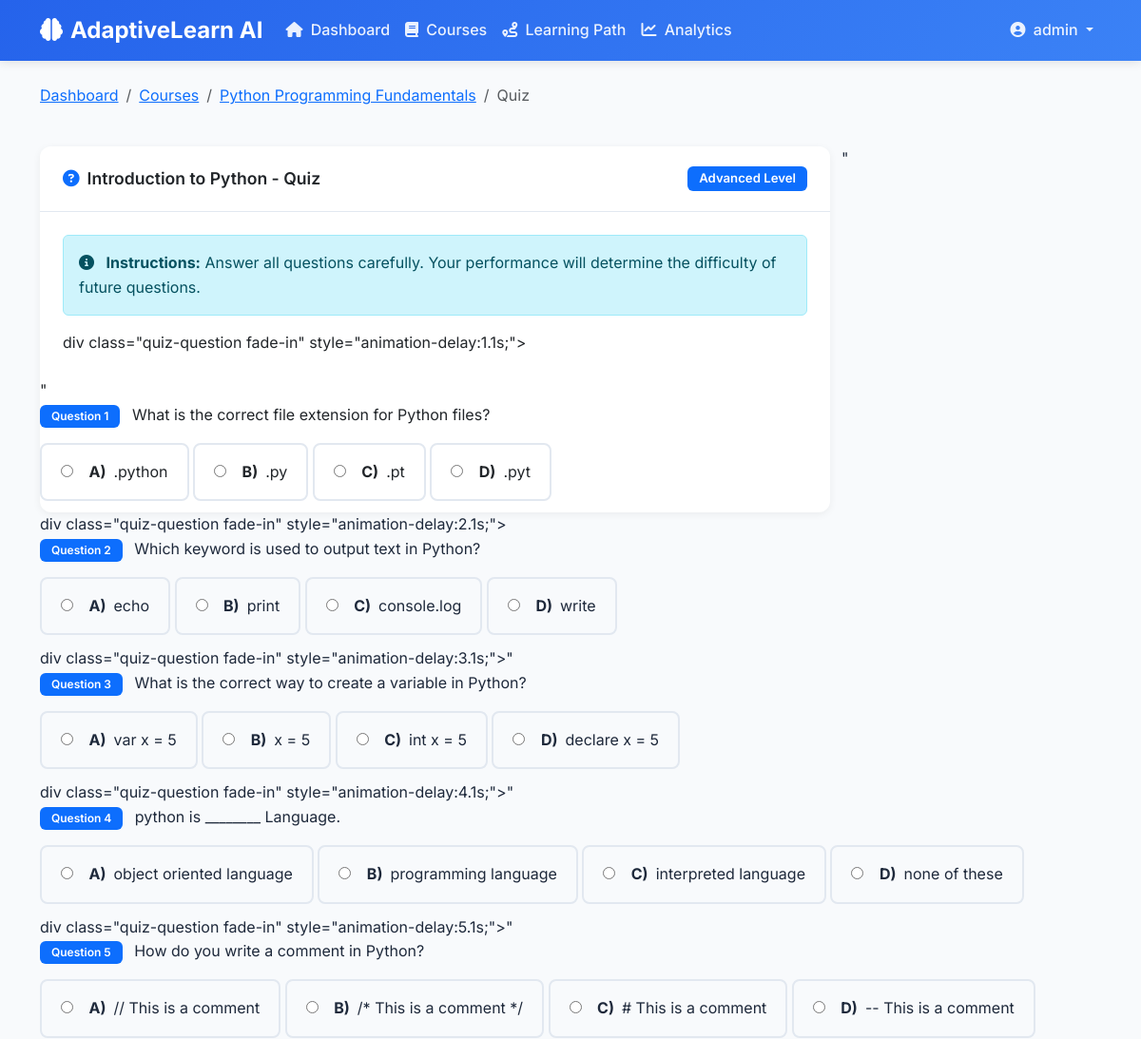
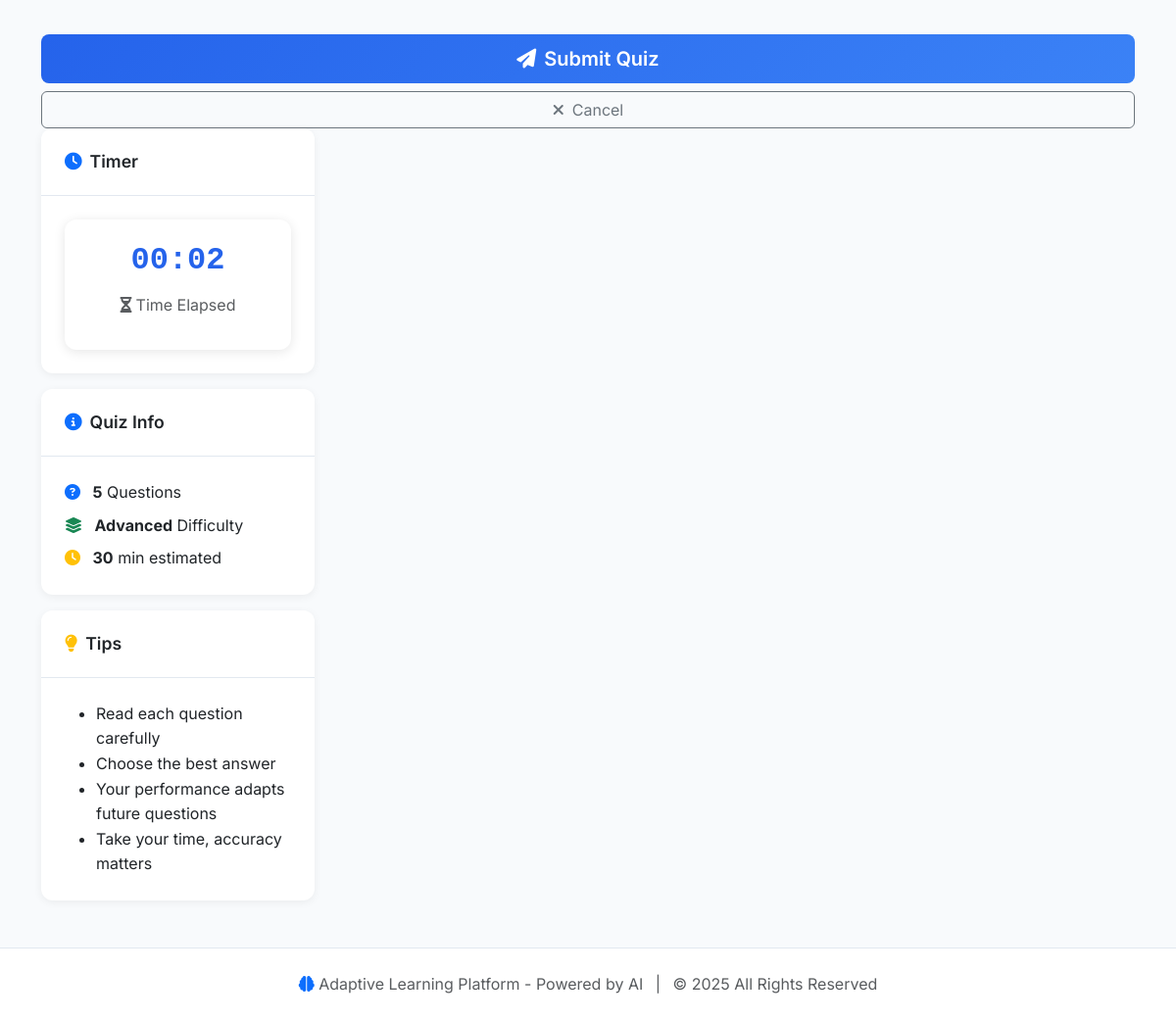
The app's page /quiz/1/start/ (signed in), older data (2 pictures, top to bottom).
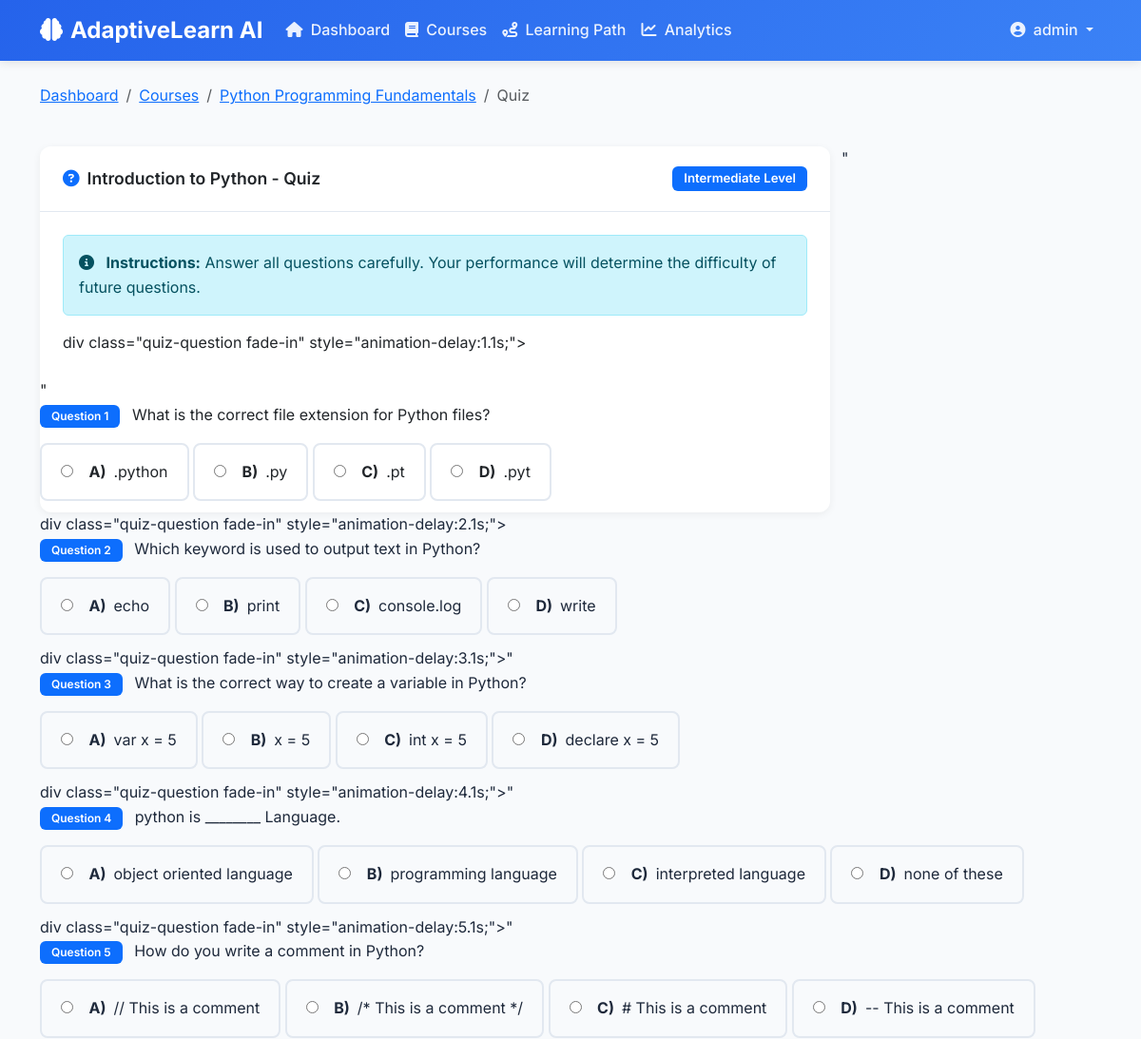
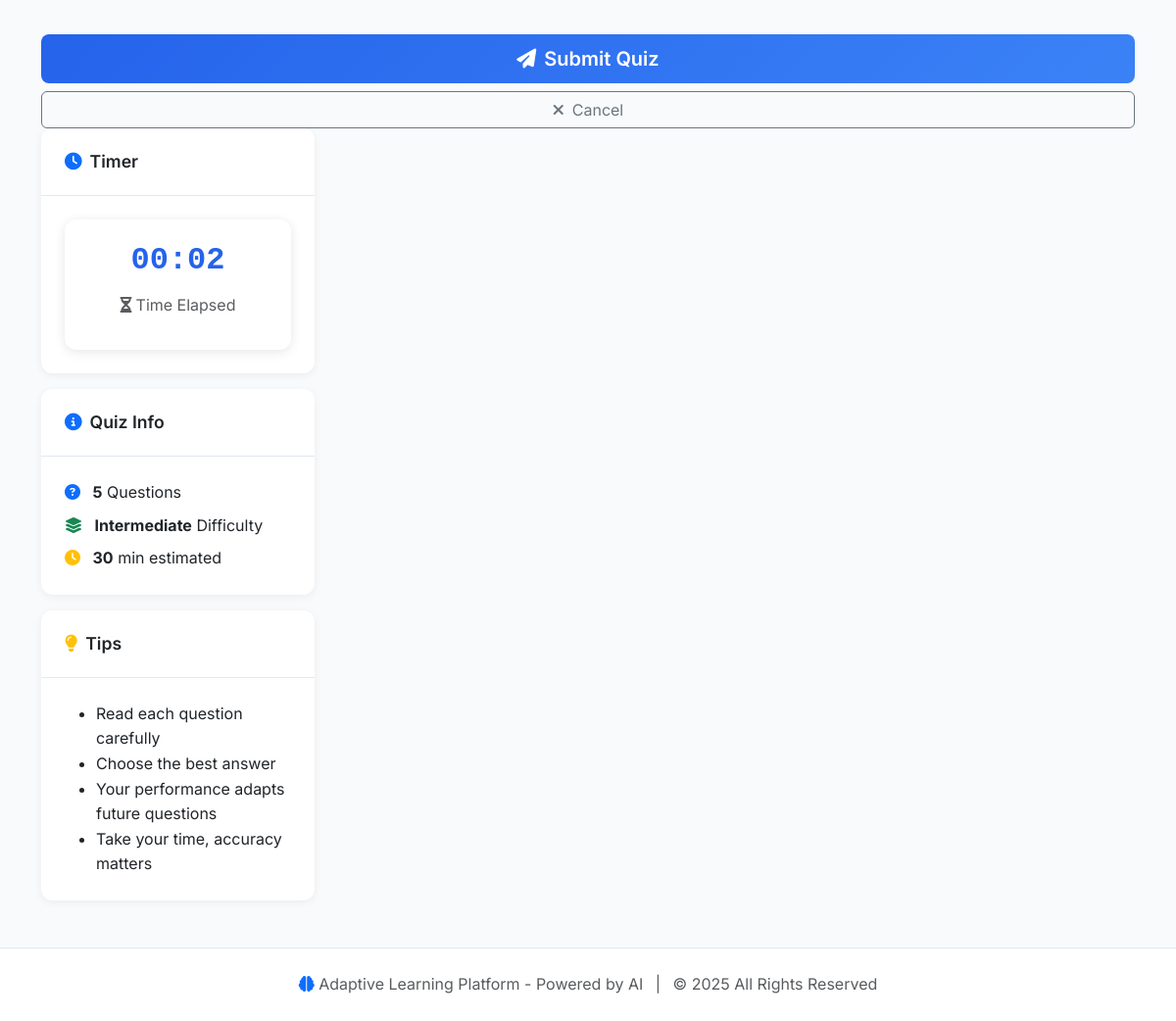
The same page, newer data (2 pictures, top to bottom).
### courses/models.py (models this page shows, shortened)
class Module(models.Model):
    DIFFICULTY_CHOICES = [
        ("beginner", "Beginner"),
        ("intermediate", "Intermediate"),
        ("advanced", "Advanced"),
    ]
    course = models.ForeignKey(Course, on_delete=models.CASCADE, related_name="modules")
    title = models.CharField(max_length=200)
    description = models.TextField()
    difficulty_level = models.CharField(
        max_length=20, choices=DIFFICULTY_CHOICES, default="beginner"
    )
    order = models.IntegerField(default=0, help_text="Sequence within difficulty level")
    prerequisite_module = models.ForeignKey(
        "self",
        on_delete=models.SET_NULL,
        null=True,
        blank=True,
        related_name="dependent_modules",
        help_text="Module that must be completed first",
    )
    estimated_minutes = models.IntegerField(
        default=30, help_text="Estimated time to complete"
    )
    created_at = models.DateTimeField(auto_now_add=True)
    class Meta:
        ordering = ["difficulty_level", "order"]
    def is_locked_for_user(self, user):
        if not self.prerequisite_module:
            return False
        return not UserProgress.objects.filter(
            user=user, module=self.prerequisite_module, completed=True
        ).exists()

class Course(models.Model):
    title = models.CharField(max_length=200)
    description = models.TextField()
    created_at = models.DateTimeField(auto_now_add=True)
    image_url = models.URLField(
        blank=True, null=True, help_text="Optional course image"
    )

class UserProgress(models.Model):
    user = models.ForeignKey(User, on_delete=models.CASCADE)
    module = models.ForeignKey(Module, on_delete=models.CASCADE)
    completed = models.BooleanField(default=False)
    current_level = models.CharField(
        max_length=20, choices=Module.DIFFICULTY_CHOICES, default="beginner"
    )
    last_accessed = models.DateTimeField(auto_now=True)
    score = models.IntegerField(default=0, help_text="Best score achieved (0-100)")
    attempts = models.IntegerField(default=0, help_text="Number of quiz attempts")
    time_spent_minutes = models.IntegerField(
        default=0, help_text="Total time spent on this module"
    )
    class Meta:
        unique_together = ["user", "module"]
        verbose_name_plural = "User Progress"

class Question(models.Model):
    QUESTION_TYPE_CHOICES = [
        ("mcq", "Multiple Choice"),
        ("true_false", "True/False"),
    ]
    module = models.ForeignKey(
        Module, on_delete=models.CASCADE, related_name="questions"
    )
    question_text = models.TextField()
    question_type = models.CharField(
        max_length=20, choices=QUESTION_TYPE_CHOICES, default="mcq"
    )
    option_a = models.CharField(max_length=500)
    option_b = models.CharField(max_length=500)
    option_c = models.CharField(max_length=500, blank=True, null=True)
    option_d = models.CharField(max_length=500, blank=True, null=True)
    correct_answer = models.CharField(max_length=1, help_text="A, B, C, or D")
    difficulty_score = models.IntegerField(
        default=50, help_text="1-100, higher = harder"
    )
    explanation = models.TextField(
        blank=True, help_text="Explanation shown after answering"
    )
    tags = models.CharField(
        max_length=200, blank=True, help_text="Comma-separated skill tags"
    )
    order = models.IntegerField(default=0)
    class Meta:
        ordering = ["order"]

### courses/views.py (the view)
# urls.py: path("quiz/<int:module_id>/start/", views.quiz_start, name="quiz_start"),
@login_required
def quiz_start(request, module_id):
    module = get_object_or_404(Module, id=module_id)
    if module.is_locked_for_user(request.user):
        return redirect("course_detail", course_id=module.course.id)
    try:
        progress = UserProgress.objects.get(user=request.user, module=module)
        current_level = progress.current_level
    except UserProgress.DoesNotExist:
        current_level = "beginner"
    difficulty_scores = {
        "beginner": (1, 50),
        "intermediate": (51, 75),
        "advanced": (76, 100),
    }
    min_diff, max_diff = difficulty_scores.get(current_level, (1, 50))
    questions = Question.objects.filter(
        module=module, difficulty_score__gte=min_diff, difficulty_score__lte=max_diff
    ).order_by("?")[:10]  # Limit to 10 questions per quiz
    if not questions.exists():
        questions = module.questions.order_by("?")[:10]
    request.session["quiz_start_time"] = timezone.now().isoformat()
    request.session["quiz_module_id"] = module.id
    context = {
        "module": module,
        "questions": questions,
        "current_level": current_level,
        "total_questions": questions.count(),
    }
    return render(request, "courses/quiz.html", context)

### templates/courses/quiz.html (shortened to what this page needs)
{% extends 'courses/base.html' %}
{% block content %}
<div class="row mb-4">
    <div class="col-12">
        <nav aria-label="breadcrumb">
            <ol class="breadcrumb">
                <li class="breadcrumb-item"><a href="{% url 'courses:dashboard' %}">Dashboard</a></li>
                <li class="breadcrumb-item"><a href="{% url 'courses:course_list' %}">Courses</a></li>
                <li class="breadcrumb-item"><a href="{% url 'courses:course_detail' module.course.id %}">{{ module.course.title }}</a></li>
                <li class="breadcrumb-item active">Quiz</li>
            </ol>
        </nav>
    </div>
</div>
<div class="row">
    <div class="col-lg-9">
        <div class="card">
            <div class="card-header d-flex justify-content-between align-items-center">
                <span>
                    <i class="fas fa-question-circle text-primary me-2"></i>{{ module.title }} - Quiz
                </span>
                <span class="badge bg-primary">{{ current_level|title }} Level</span>
            </div>
            <div class="card-body">
                <form method="post" action="{% url 'courses:quiz_submit' module.id %}">
                    <div class="alert alert-info">
                        <i class="fas fa-info-circle me-2"></i>
                        <strong>Instructions:</strong> Answer all questions carefully. Your performance will determine the difficulty of future questions.
                    </div>
                    {% for question in questions %}
                        div class="quiz-question fade-in" style="animation-delay:{{forloop.counter}}.1s;"></div>"
                            <p class="question-text">
                                <span class="badge bg-primary me-2">Question {{ forloop.counter }}</span>
                                {{ question.question_text }}
                            </p>
                            <div class="quiz-options">
                                <label class="quiz-option">
                                    <input type="radio" name="question_{{ question.id }}" value="A" required>
                                    <span class="fw-bold me-2">A)</span>{{ question.option_a }}
                                </label>
                                <label class="quiz-option">
                                    <input type="radio" name="question_{{ question.id }}" value="B">
                                    <span class="fw-bold me-2">B)</span>{{ question.option_b }}
                                </label>
                                {% if question.option_c %}
                                    <label class="quiz-option">
                                        <input type="radio" name="question_{{ question.id }}" value="C">
                                        <span class="fw-bold me-2">C)</span>{{ question.option_c }}
                                    </label>
                                {% endif %}
                                {% if question.option_d %}
                                    <label class="quiz-option">
                                        <input type="radio" name="question_{{ question.id }}" value="D">
                                        <span class="fw-bold me-2">D)</span>{{ question.option_d }}
                                    </label>
                                {% endif %}
                            </div>
                        </div>
                    {% endfor %}
                    <div class="d-grid gap-2 mt-4">
                        <button type="submit" class="btn btn-primary btn-lg">
                            <i class="fas fa-paper-plane me-2"></i>Submit Quiz
                        </button>
                        <a href="{% url 'courses:module_detail' module.id %}" class="btn btn-outline-secondary">
                            <i class="fas fa-times me-2"></i>Cancel
                        </a>
                    </div>
    <div class="col-lg-3">
        <div class="card">
            <div class="card-header">
                <i class="fas fa-clock text-primary me-2"></i>Timer
            </div>
            <div class="card-body">
                <div class="quiz-timer">
                    <div class="timer-display" id="timer">00:00</div>
                    <p class="text-muted mt-2">
                        <i class="fas fa-hourglass-half me-1"></i>Time Elapsed
                    </p>
                </div>
            </div>
        </div>
        <div class="card mt-3">
            <div class="card-header">
                <i class="fas fa-info-circle text-primary me-2"></i>Quiz Info
            </div>
            <div class="card-body">
                <ul class="list-unstyled mb-0">
                    <li class="mb-2">
                        <i class="fas fa-question-circle text-primary me-2"></i>
                        <strong>{{ total_questions }}</strong> Questions
                    </li>
                    <li class="mb-2">
                        <i class="fas fa-layer-group text-success me-2"></i>
                        <strong>{{ current_level|title }}</strong> Difficulty
                    </li>
                    <li class="mb-0">
                        <i class="fas fa-clock text-warning me-2"></i>
                        <strong>{{ module.estimated_minutes }}</strong> min estimated
                    </li>
                </ul>
            </div>
        </div>
        <div class="card mt-3">
            <div class="card-header">
                <i class="fas fa-lightbulb text-warning me-2"></i>Tips
            </div>
            <div class="card-body">
                <ul class="mb-0">
                    <li>Read each question carefully</li>
                    <li>Choose the best answer</li>
                    <li>Your performance adapts future questions</li>
                    <li>Take your time, accuracy matters</li>
                </ul>
            </div>
        </div>
    </div>
{% endblock %}

### templates/courses/base.html (shortened to what this page needs)
<!DOCTYPE html>
<html lang="en">
<head>
    <link href="https://cdn.jsdelivr.net/npm/bootstrap@5.3.2/dist/css/bootstrap.min.css" rel="stylesheet">
    <link rel="stylesheet" href="https://cdnjs.cloudflare.com/ajax/libs/font-awesome/6.4.2/css/all.min.css">
    {% load static %}
    <link rel="stylesheet" href="{% static 'courses/css/style.css' %}">
</head>
<body>
    <nav class="navbar navbar-expand-lg navbar-dark">
        <div class="container">
            <a class="navbar-brand" href="{% url 'courses:dashboard' %}">
                <i class="fas fa-brain me-2"></i>AdaptiveLearn AI
            </a>
            <div class="collapse navbar-collapse" id="navbarNav">
                <ul class="navbar-nav me-auto">
                    <li class="nav-item">
                        <a class="nav-link" href="{% url 'courses:dashboard' %}">
                            <i class="fas fa-home me-1"></i> Dashboard
                        </a>
                    </li>
                    <li class="nav-item">
                        <a class="nav-link" href="{% url 'courses:course_list' %}">
                            <i class="fas fa-book me-1"></i> Courses
                        </a>
                    </li>
                    <li class="nav-item">
                        <a class="nav-link" href="{% url 'courses:learning_path' %}">
                            <i class="fas fa-route me-1"></i> Learning Path
                        </a>
                    </li>
                    <li class="nav-item">
                        <a class="nav-link" href="{% url 'courses:analytics' %}">
                            <i class="fas fa-chart-line me-1"></i> Analytics
                        </a>
                    </li>
                </ul>
                <ul class="navbar-nav">
                    {% if user.is_authenticated %}
                        <li class="nav-item dropdown">
                            <a class="nav-link dropdown-toggle" href="#" id="userDropdown" role="button" data-bs-toggle="dropdown">
                                <i class="fas fa-user-circle me-1"></i> {{ user.username }}
                            </a>
                        </li>
                    {% else %}
                        <li class="nav-item">
                            <a class="nav-link" href="{% url 'login' %}">
                                <i class="fas fa-sign-in-alt me-1"></i> Login
                            </a>
                        </li>
                    {% endif %}
                </ul>
            </div>
        </div>
    </nav>
    <main class="container my-4">
        {% block content %}{% endblock %}
    </main>
    <footer class="footer">
        <div class="container text-center">
            <p class="text-muted mb-0">
                <i class="fas fa-brain text-primary"></i>
                Adaptive Learning Platform - Powered by AI
                <span class="mx-2">|</span>
                &copy; 2025 All Rights Reserved
            </p>
        </div>
    </footer>
</body>
</html>

### static/courses/css/style.css (style rules this page uses)
:root { --primary-color: #2563eb; --secondary-color: #3b82f6; --success-color: #10b981; --warning-color: #f59e0b; --danger-color: #ef4444; --light-bg: #f8fafc; --border-color: #e2e8f0; --text-primary: #1e293b; --text-secondary: #64748b; }
body { font-family: 'Inter', -apple-system, BlinkMacSystemFont, sans-serif; background-color: var(--light-bg); color: var(--text-primary); line-height: 1.6; }
.card { border: none; border-radius: 12px; box-shadow: 0 2px 8px rgba(0, 0, 0, 0.06); transition: all 0.3s ease; overflow: hidden; }
.card-header { background: white; border-bottom: 1px solid var(--border-color); padding: 20px 24px; font-weight: 600; font-size: 1.1rem; }
.card-body { padding: 24px; }
.quiz-option { padding: 16px 20px; margin-bottom: 12px; border: 2px solid var(--border-color); border-radius: 8px; cursor: pointer; transition: all 0.3s ease; }
.quiz-option input[type="radio"] { margin-right: 12px; }
.quiz-timer { position: sticky; top: 20px; background: white; padding: 16px; border-radius: 12px; box-shadow: 0 2px 12px rgba(0, 0, 0, 0.1); text-align: center; }
.quiz-timer .timer-display { font-size: 2rem; font-weight: 700; color: var(--primary-color); font-family: monospace; }

### templates/courses/base.html (style rules this page uses)
:root { --primary-color: #2563eb; --secondary-color: #3b82f6; --success-color: #10b981; --warning-color: #f59e0b; --danger-color: #ef4444; --light-bg: #f8fafc; --border-color: #e2e8f0; --text-primary: #1e293b; --text-secondary: #64748b; }
body { font-family: 'Inter', sans-serif; background-color: var(--light-bg); color: var(--text-primary); }
.navbar { background: linear-gradient(135deg, var(--primary-color), var(--secondary-color)); box-shadow: 0 2px 10px rgba(0, 0, 0, 0.1); }
.navbar-brand { font-weight: 700; font-size: 1.5rem; color: white !important; }
.navbar-nav .nav-link { color: rgba(255, 255, 255, 0.9) !important; font-weight: 500; transition: all 0.3s ease; }
.card { border: none; border-radius: 12px; box-shadow: 0 2px 8px rgba(0, 0, 0, 0.06); transition: all 0.3s ease; }
.btn-primary { background: linear-gradient(135deg, var(--primary-color), var(--secondary-color)); border: none; border-radius: 8px; padding: 10px 24px; font-weight: 600; transition: all 0.3s ease; }
.badge { padding: 6px 12px; border-radius: 6px; font-weight: 600; }
.footer { background: white; padding: 24px 0; margin-top: 48px; border-top: 1px solid var(--border-color); }

Row changes from the older to the newer data that the page shows:
changed UserProgress: current_level "Advanced" → "Intermediate"
